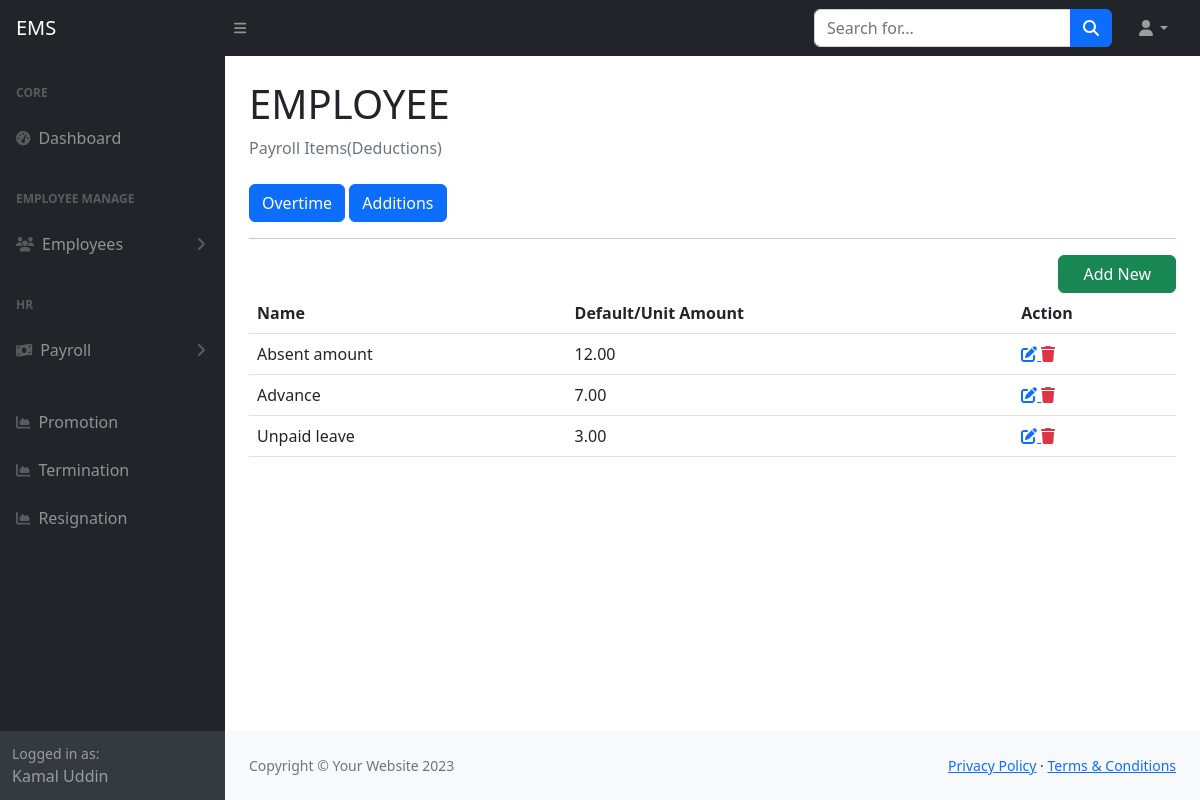
Page /payroll_deductions.php (signed in) on the earlier database version.
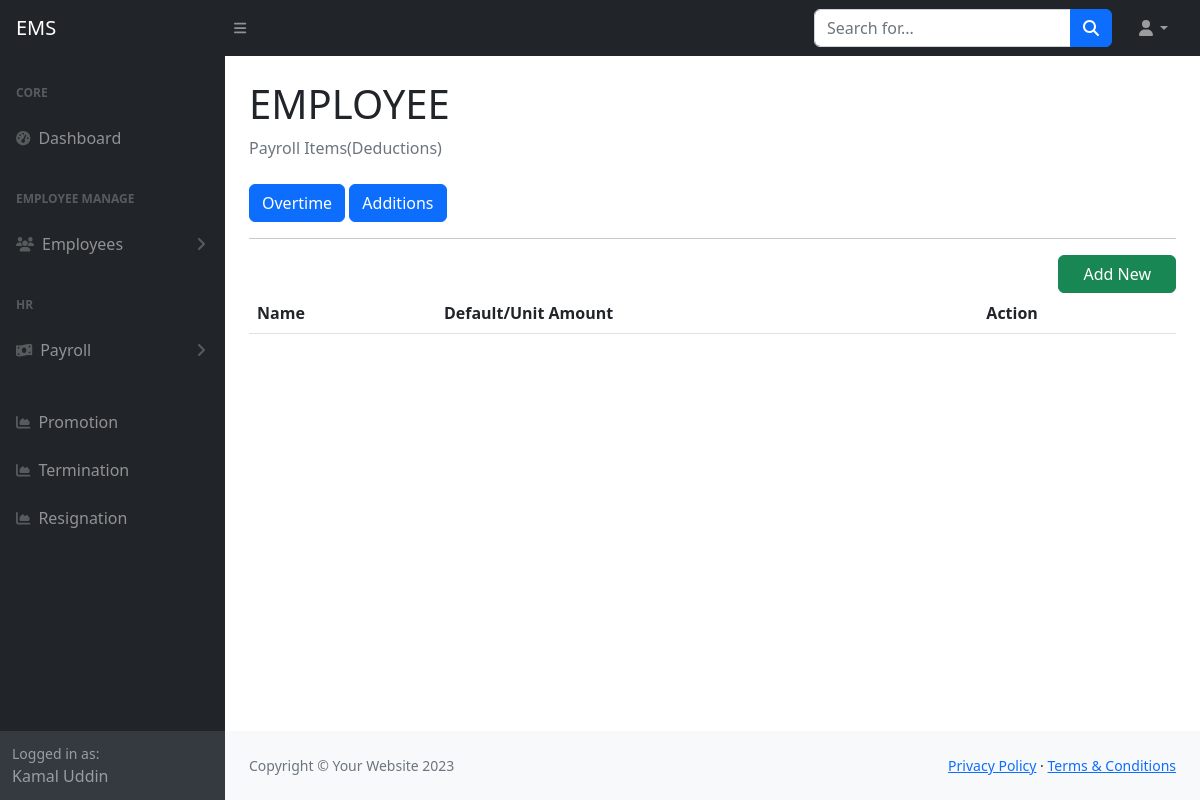
Same page on the later database version.
### tables this page shows
CREATE TABLE `tbl_payroll_deductions` (
  `id` int(11) NOT NULL,
  `name` varchar(255) DEFAULT NULL,
  `unit_amount` double(8,2) DEFAULT NULL,
  `created_at` datetime DEFAULT NULL,
  `created_by` varchar(255) DEFAULT NULL,
  `updated_at` datetime DEFAULT NULL,
  `updated_by` varchar(255) DEFAULT NULL,
  `deleted_at` datetime DEFAULT NULL
);

### include/settings.php (called while the page is built)
<?php
   $base_url="http://localhost/employee/";
    require_once('class/crud.php');
    $mysqli=new crud;
?>

### class/crud.php (called while the page is built, shortened)
<?php
    class crud{
        private $host='localhost';
        private $user='root';
        private $password='';
        private $database='employee';
        private $connection;
        public function __construct(){
            $this->connection=new mysqli($this->host,$this->user,$this->password,$this->database);
        }
        public function common_select($table,$fields='*',$condition=false,$sort_field=false,$sort='ASC'){
            $result=array();
            $error=false;
            $sql="select $fields from $table where deleted_at is null ";
            $rs=$this->connection->query($sql);
            if($rs){
                if($rs->num_rows > 0){
                    while($r=$rs->fetch_object()){
                        array_push($result,$r);
                    }
                }
            }else{
                $error=$this->connection->error;
            }
            $return = array('data'=>$result,'error'=>$error);
            return $return;
        }
    }
?>

### payroll_deductions.php (the view)
<?php require_once('include/header.php') ?>
<?php require_once('include/sidebar.php') ?>
<div class="container-fluid px-4">
    <h1 class="mt-4">EMPLOYEE</h1>
    <ol class="breadcrumb mb-4">
        <li class="breadcrumb-item active">Payroll Items(Deductions)</li>
    </ol>
    <div>
    <a href="<?= $base_url?>payroll_overtime.php" class="btn btn-primary">Overtime</a>
    <a href="<?= $base_url?>payroll_additions.php" class="btn btn-primary">Additions</a>
    </div>
    <hr>
    <div class="col-md-12 d-flex justify-content-end">
    <a href="<?= $base_url?>payroll_deductions_add.php" class="btn btn-success px-4">Add New</a>
    </div>
    <table class="table">
        <tr>
            <th>Name</th>
            <th>Default/Unit Amount</th>
            <th>Action</th>
        </tr>
        <?php
                  $data=$mysqli->common_select('tbl_payroll_deductions');
               if(!$data['error']){
                    foreach($data['data'] as $d){
                ?>
        <tr>
            <td><?= $d->name ?></td>
            <td><?= $d->unit_amount ?></td>
            <td>
                <a title="Update" href="<?= $base_url?>payroll_deductions_edit.php?id=<?= $d->id ?>">
                            <i class="fa fa-edit"></i>
                </a>
                <a title="Delete" class="text-danger" href="payroll_deductions_delete.php?id=<?= $d->id ?>">
                            <i class="fa fa-trash"></i>
                </a>
            </td>
        </tr>
        <?php
        }
                  }
                  ?>
    </table>
</div>
<?php require_once('include/footer.php') ?>

Differences in the rows shown:
removed tbl_payroll_deductions: name "Absent amount", unit_amount "12.00"
removed tbl_payroll_deductions: name "Advance", unit_amount "7.00"
removed tbl_payroll_deductions: name "Unpaid leave", unit_amount "3.00"
